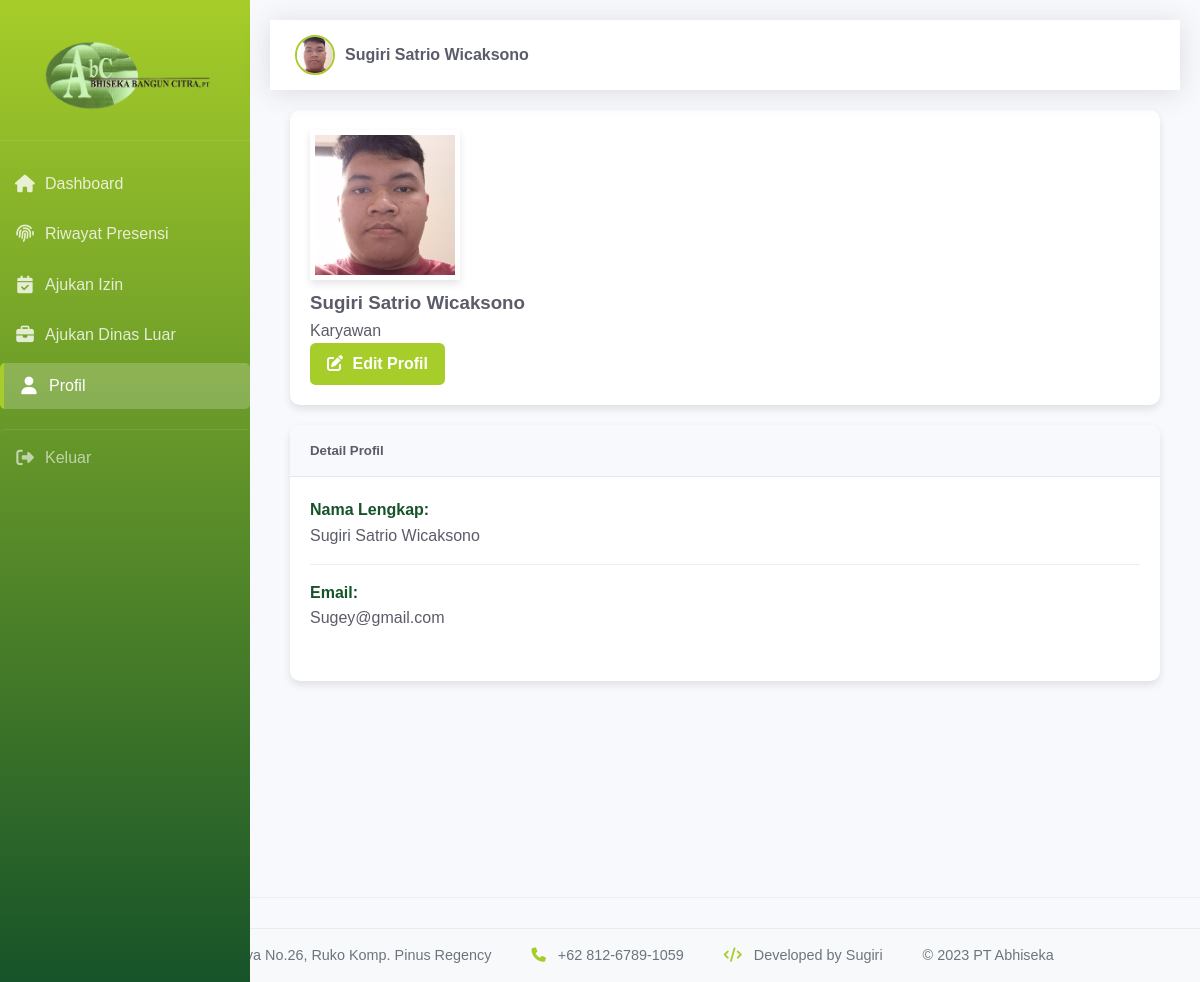
The app's page /frontend/profil.php (signed in) with its own data.
### tables this page shows
CREATE TABLE `pengguna` (
  `id_user` varchar(20) NOT NULL,
  `username` varchar(50) NOT NULL,
  `password` varchar(255) NOT NULL,
  `nama_lengkap` varchar(60) NOT NULL,
  `email` varchar(50) NOT NULL,
  `peran` enum('superadmin','admin','karyawan') NOT NULL DEFAULT 'karyawan',
  `uid` varchar(255) DEFAULT NULL,
  `foto_path` varchar(255) DEFAULT NULL,
  `data_wajah` text DEFAULT NULL COMMENT 'Data wajah untuk face recognition',
  `dibuat_pada` timestamp NOT NULL DEFAULT current_timestamp(),
  `diperbarui_pada` timestamp NOT NULL DEFAULT current_timestamp() ON UPDATE current_timestamp(),
  `status` enum('aktif','nonaktif') DEFAULT 'aktif',
  `verif` int(4) NOT NULL
);

### frontend/profil.php (the view, shortened to what this page needs)
<?php
require 'config.php';
$peran = $_SESSION['peran'];
$id_user = $_SESSION['id_user'];
$stmt = $pdo->prepare("SELECT * FROM pengguna WHERE id_user = ?");
$stmt->execute([$id_user]);
$user = $stmt->fetch(PDO::FETCH_ASSOC);
$foto_path = !empty($user['foto_path']) ? $user['foto_path'] : '../images/default-profile.jpg';
?>
<!DOCTYPE html>
<html lang="id">
<head>
    <link rel="stylesheet" href="https://cdnjs.cloudflare.com/ajax/libs/font-awesome/6.0.0/css/all.min.css">
    <link rel="stylesheet" href="../css/style.css">
</head>
<body>
    <div class="dashboard-fluid">
        <div class="col-md-3 col-lg-2 sidebar">
            <div class="sidebar-header">
                <img src="../images/Abhiseka.png" alt="Logo Perusahaan" class="heading-image">
            </div>
            <nav class="sidebar-nav">
                <a href="dashboard.php" class="nav-link">
                    <i class="fas fa-home"></i>
                    <span>Dashboard</span>
                </a>
                <?php if ($peran == 'karyawan'): ?>
                    <a href="presensi.php" class="nav-link">
                        <i class="fas fa-fingerprint"></i>
                        <span>Riwayat Presensi</span>
                    </a>
                    <a href="izin.php" class="nav-link">
                        <i class="fas fa-calendar-check"></i>
                        <span>Ajukan Izin</span>
                    </a>
                    <a href="dinas_luar.php" class="nav-link">
                        <i class="fas fa-briefcase"></i>
                        <span>Ajukan Dinas Luar</span>
                    </a>
                <?php endif; ?>
                <a href="profil.php" class="nav-link active">
                    <i class="fas fa-user"></i>
                    <span>Profil</span>
                </a>
                <a href="logout.php" class="nav-link logout-btn">
                    <i class="fas fa-sign-out-alt"></i>
                    <span>Keluar</span>
                </a>
            </nav>
        </div>
        <div class="main-content col-md-9 ms-sm-auto col-lg-10 px-md-4 py-3">
            <nav class="navbar navbar-expand-lg navbar-light bg-light rounded shadow-sm mb-4">
                <div class="navbar-user">
                    <img src="<?= $foto_path ?>" alt="User" class="rounded-circle me-2" width="40" height="40">
                    <span><?= htmlspecialchars($user['nama_lengkap']) ?></span>
                </div>
            </nav>
            <div class="content-wrapper">
                <div class="row justify-content-center">
                    <div class="col-lg-8">
                        <div class="card profile-card mb-4">
                            <div class="card-body text-center">
                                <div class="mb-4">
                                    <img src="<?= $foto_path ?>" alt="Foto Profil" class="profile-img rounded-circle">
                                    <h3 class="mt-3 mb-0"><?= htmlspecialchars($user['nama_lengkap']) ?></h3>
                                    <p class="text-muted"><?= ucfirst($user['peran']) ?></p>
                                    <a href="edit_profil.php" class="btn btn-primary edit-btn">
                                        <i class="fas fa-edit"></i> Edit Profil
                                    </a>
                                </div>
                            </div>
                        </div>
                        <div class="card profile-card">
                            <div class="card-header">
                                <h5 class="mb-0">Detail Profil</h5>
                            </div>
                            <div class="card-body profile-detail">
                                <div class="detail-item">
                                    <span class="detail-label">Nama Lengkap:</span>
                                    <p><?= htmlspecialchars($user['nama_lengkap']) ?></p>
                                </div>
                                <div class="detail-item">
                                    <span class="detail-label">Email:</span>
                                    <p><?= htmlspecialchars($user['email']) ?></p>
                                </div>
                            </div>
                        </div>
                    </div>
                </div>
            </div>
        </div>
    </div>
    <div class="detail-item">
    <span class="detail-label">PIN:</span>
    <p><?= !empty($user['pin']) ? '****' : 'Belum diatur' ?></p>
    <button class="btn btn-sm btn-outline-primary mt-2" onclick="showEditPinModal()">
        <i class="fas fa-edit"></i> Edit PIN
    </button>
</div>
<footer class="flat-footer">
    <div class="footer-content">
        <div class="footer-section">
            <p><i class="fas fa-map-marker-alt"></i> Jl. Pinus Raya No.26, Ruko Komp. Pinus Regency
 </p>
        </div>
        <div class="footer-section">
            <p><i class="fas fa-phone"></i> +62 812-6789-1059</p>
        </div>
        <div class="footer-section">
            <p><i class="fas fa-code"></i> Developed by Sugiri</p>
        </div>
        <div class="footer-section">
            <p>&copy; 2023 PT Abhiseka</p>
        </div>
    </div>
</footer>
</body>
</html>

### css/style.css (style rules this page uses)
:root { --primary-color: #a6cd29; --primary-dark: #165329; --secondary-color: #f8f9fc; --success-color: #165329; --danger-color: #e74a3b; --warning-color: #f6c23e; --info-color: #a6cd29; --dark-color: #5a5c69; --light-color: #f8f9fc; --border-color: #e3e6f0; }
* { margin: 0; padding: 0; box-sizing: border-box; }
body { font-family: 'Nunito', sans-serif; background-color: var(--secondary-color); color: var(--dark-color); line-height: 1.6; }
a { text-decoration: none; }
.main-content { margin-left: 250px; padding: 20px; transition: all 0.3s; min-height: 100vh; }
.content-wrapper { padding: 20px; }
.sidebar { background: linear-gradient(180deg, var(--primary-color) 0%, var(--primary-dark) 100%); width: 250px; min-height: 100vh; color: white; padding: 20px 0; position: fixed; height: 100%; transition: all 0.3s; }
.sidebar-header { padding: 20px; text-align: center; border-bottom: 1px solid rgba(255, 255, 255, 0.1); }
.sidebar-header img { max-width: 180px; height: auto; margin-bottom: 10px; }
.sidebar-nav { padding: 20px 0; }
.nav-link { display: flex; align-items: center; color: rgba(255, 255, 255, 0.8); margin-bottom: 5px; border-radius: 5px; padding: 10px 15px; transition: all 0.3s; }
.nav-link:hover, .nav-link.active { color: white; background-color: rgba(255, 255, 255, 0.1); }
.nav-link.active { background-color: rgba(255, 255, 255, 0.2); border-left: 4px solid var(--primary-color); }
.nav-link i { margin-right: 10px; width: 20px; text-align: center; font-size: 1.1rem; }
.logout-btn { color: rgba(255, 255, 255, 0.6) !important; margin-top: 20px; border-top: 1px solid rgba(255, 255, 255, 0.1); padding-top: 15px; }
.navbar { background: white; padding: 15px 25px; display: flex; justify-content: space-between; align-items: center; box-shadow: 0 0.15rem 1.75rem 0 rgba(58, 59, 69, 0.15); position: sticky; top: 0; z-index: 100; }
.navbar-user { display: flex; align-items: center; position: relative; }
.navbar-user img { width: 40px; height: 40px; border-radius: 50%; object-fit: cover; border: 2px solid var(--primary-color); transition: all 0.3s ease; }
.navbar-user span { margin-left: 10px; font-weight: 600; color: var(--dark-color); }
.card { background: white; border: none; border-radius: 10px; box-shadow: 0 0.15rem 1.75rem 0 rgba(5, 136, 7, 0.15); margin-bottom: 20px; transition: all 0.3s; }
.card-header { background-color: var(--secondary-color); border-bottom: 1px solid var(--border-color); padding: 15px 20px; font-weight: bold; border-radius: 10px 10px 0 0 !important; }
.card-body { padding: 20px; }
.btn { display: inline-block; font-weight: 600; text-align: center; white-space: nowrap; vertical-align: middle; user-select: none; border: 1px solid transparent; padding: 0.5rem 1rem; font-size: 1rem; line-height: 1.5; border-radius: 0.35rem; transition: all 0.3s; cursor: pointer; }
.btn-sm { padding: 0.25rem 0.5rem; font-size: 0.875rem; }
.btn-primary { background-color: var(--primary-color); color: white; }
.btn i { margin-right: 5px; }
.profile-card { height: 100%; }
.heading-image { max-width: 250px; height: auto; display: block; margin-left: auto; margin-right: auto; }
.flat-footer { background-color: #f8f9fa; border-top: 1px solid #e9ecef; padding: 15px 0; margin-top: 30px; }
.footer-content { display: flex; flex-wrap: wrap; justify-content: center; align-items: center; gap: 20px 40px; max-width: 1200px; margin: 0 auto; padding: 0 20px; font-size: 0.9rem; color: #6c757d; }
.footer-section { display: flex; align-items: center; }
.footer-section i { margin-right: 8px; color: var(--primary-color); }

### frontend/profil.php (style rules this page uses)
.profile-card { border-radius: 10px; box-shadow: 0 4px 8px rgba(0,0,0,0.1); transition: all 0.3s ease; }
.profile-img { width: 150px; height: 150px; object-fit: cover; border: 5px solid white; box-shadow: 0 4px 8px rgba(0,0,0,0.1); }
.profile-detail { padding: 20px; }
.detail-item { margin-bottom: 15px; padding-bottom: 15px; border-bottom: 1px solid #eee; }
.detail-item:last-child { border-bottom: none; }
.detail-label { font-weight: 600; color: var(--primary-dark); }
.edit-btn { transition: all 0.3s ease; }

### records on screen
pengguna: foto_path (picture), nama_lengkap "Sugiri Satrio Wicaksono", peran "Karyawan", email "Sugey@gmail.com"
